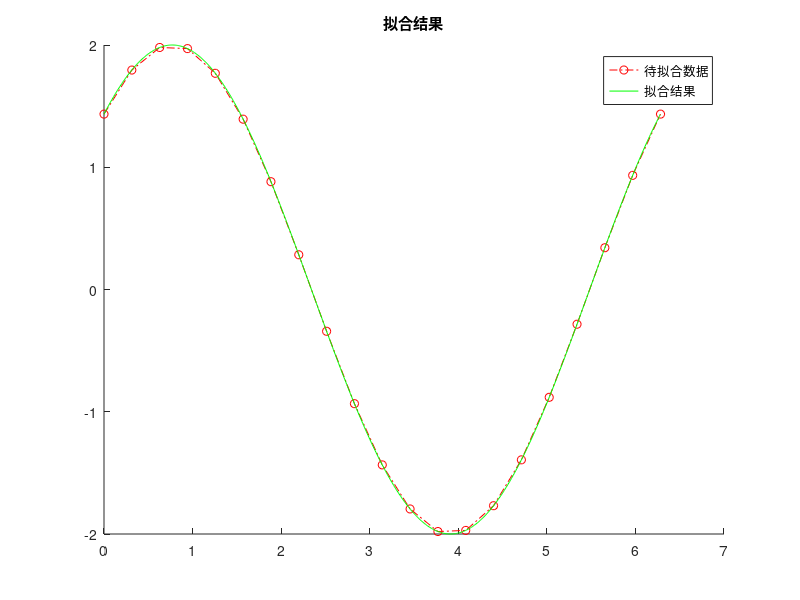
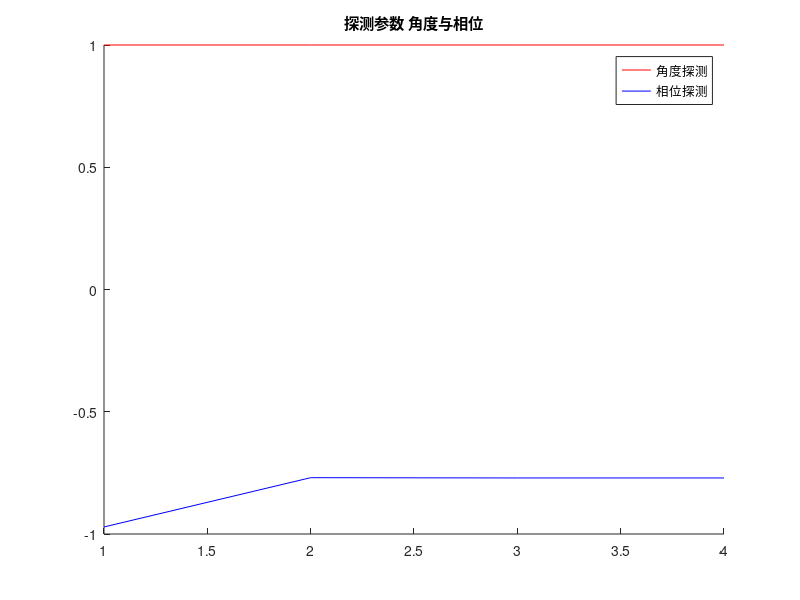
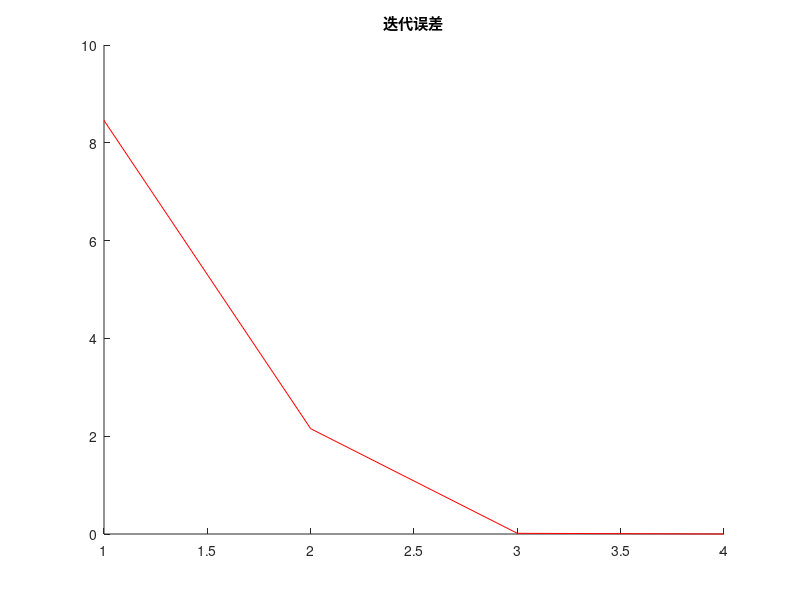

Here is the MATLAB script that generated these plots, in order:
%% IEEESTD1057 正弦函数参数拟合算法  
  
clear;  
clc;  
  
% 待拟合数据  
M = 2 * pi;  
tn = 0 : 0.1 * pi : M;  
yn = 2 * sin(tn + 0.8);  
  
  
w = 1; % 初始权重  
sita = 0; % 初始相位  
  
index = 0;  
while(index < 1000)  
         
    yT = 1 / M * sum(yn);  
    alphaT = 1 / M * sum(cos(w * tn + sita));  
    alphaN = cos(w * tn + sita);  
    betaN = sin(w * tn + sita);  
    betaT = 1 / M * sum(betaN);  
      
    R = sum( (yn - yT) .* tn .* betaN ) / sum( (yn - yT) .* alphaN ) - sum( (alphaN - alphaT) .* tn .* betaN ) / sum( (alphaN - alphaT) .* alphaN );  
    S = sum( (yn - yT) .* betaN ) / sum( (yn - yT) .* alphaN ) - sum( (alphaN - alphaT) .* betaN ) / sum( (alphaN - alphaT) .* alphaN );  
      
    if( abs(R) < 1e-10 && abs(S) < 1e-10 )  
        break;  
    end  
      
    a11 = sum( (betaN .* tn .* (alphaN - alphaT)) ) * sum( (alphaN .* tn .* (betaN - betaT)) ) / sum(alphaN .* (alphaN - alphaT)) ^ 2 - ...  
           sum(alphaN .* (alphaN - alphaT)) * sum(betaN .* tn .^ 2 .* (betaN - betaT)) / sum(alphaN .* (alphaN - alphaT)) ^ 2;  
         
    a12 = sum( (betaN .* tn .* (alphaN - alphaT)) ) * sum( (alphaN .* (betaN - betaT)) ) / sum(alphaN .* (alphaN - alphaT)) ^ 2 - ...  
           sum(alphaN .* (alphaN - alphaT)) * sum(betaN .* tn .* (betaN - betaT)) / sum(alphaN .* (alphaN - alphaT)) ^ 2;  
  
    a21 = sum( (betaN .* (alphaN - alphaT)) ) * sum( (alphaN .* tn .* (betaN - betaT)) ) / sum(alphaN .* (alphaN - alphaT)) ^ 2 - ...  
           sum(alphaN .* (alphaN - alphaT)) * sum(betaN .* tn .* (betaN - betaT)) / sum(alphaN .* (alphaN - alphaT)) ^ 2;  
  
    a22 = sum( (betaN .* (alphaN - alphaT)) ) * sum( (alphaN .* (betaN - betaT)) ) / sum(alphaN .* (alphaN - alphaT)) ^ 2 - ...  
           sum(alphaN .* (alphaN - alphaT)) * sum(betaN .* (betaN - betaT)) / sum(alphaN .* (alphaN - alphaT)) ^ 2;  
         
         
  
    psai = w + (a22 * R - a12 * S) / (a11 * a22 - a12 * a21);  
    fai = sita + (a11 * S - a21 * R) / (a11 * a22 - a12 * a21);  
  
    w = psai;  
    sita = fai;  
      
    A = sum( (yn - yT) .* (alphaN + betaN + betaN .* tn) ) / sum( (alphaN - alphaT) .* (alphaN + betaN + betaN .* tn) );  
    C = yT - A * alphaT;  
      
    index = index + 1  
    errorR(index) = sqrt( 1 / M * sum( yn .^ 2 ) + A ^ 2 / M * sum( alphaN .^ 2) - 2 * A / M * sum( alphaN .* yn) + C ^ 2 - 2 * C * yT + 2 * A * C * alphaT );  
    wR(index) = w;  
    sitaR(index) = sita;  
end  
  
  
  
figure;  
hold on ; plot(tn , yn , '-.or'); % 待拟合数据  
rxN = 0 : 0.01 : M;  
ryN = A * cos(w * rxN + sita) + C; % 拟合结果  
hold on ; plot(rxN ,  ryN , '-g');  
legend('待拟合数据' , '拟合结果');  
title('拟合结果');  
  
figure;  
hold on ; plot(1 : index , wR , 'r');  
hold on ; plot(1 : index , sitaR , 'b');  
legend('角度探测' , '相位探测');  
title('探测参数 角度与相位');  
  
figure;  
hold on ; plot(1 : index , errorR , 'r');  
title('迭代误差');  
